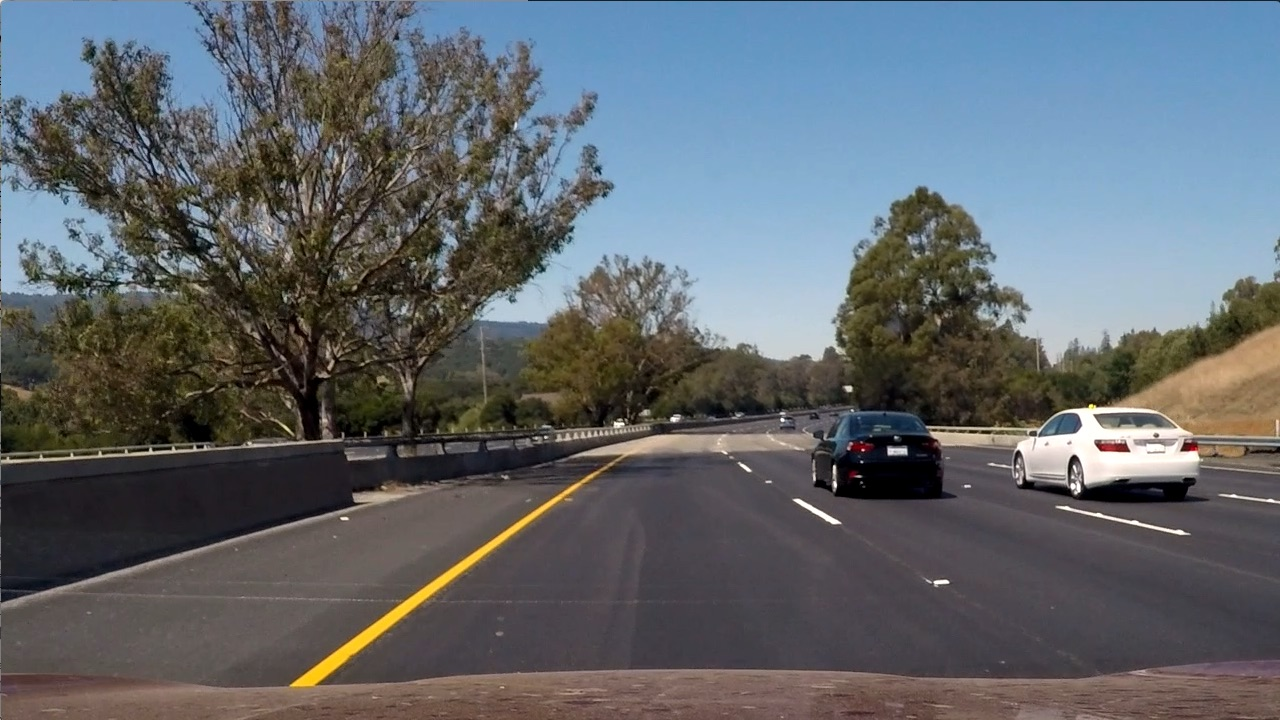
#> input picture test_images/test6.jpg, 1280 x 720 px, found by its file name
$ python color_and_gradient.py   (older library calls are emulated)
#> lines starting #> are read from the running program, lines starting #| are printed output that depends on the picture; after the words box and inside, x2 and y2 are one past the last pixel; in counts of white or black regions, pixels touching at a corner belong together

#%% Applying sobel

import numpy as np
import cv2
import matplotlib.pyplot as plt
import matplotlib.image as mpimg

def run_examples():

    # Read in an image and grayscale it
    image = mpimg.imread(r'.\test_images\test6.jpg')
#> image is the input picture: shape (720, 1280, 3); mean R, G, B 97, 102.6, 107.9

    # Directional gradient
    # Run the function
    grad_binary = abs_sobel_thresh(image, orient='x', thres=(20,100) )
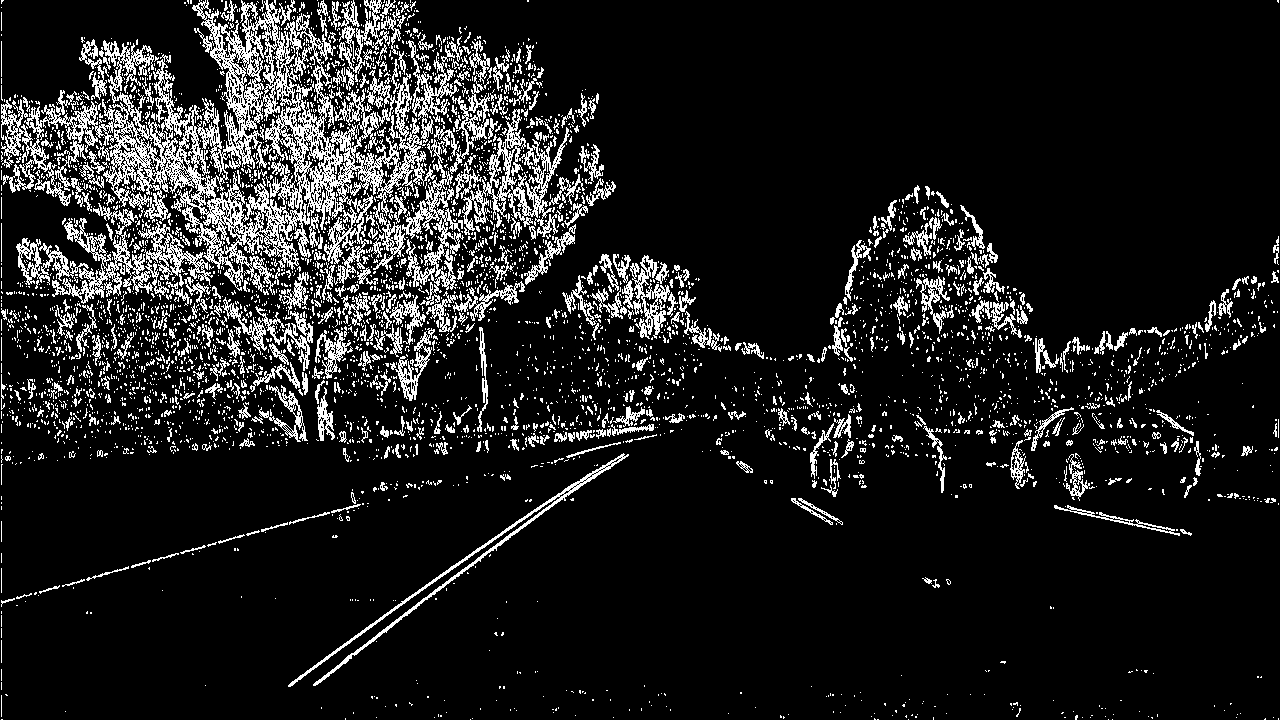
#> grad_binary: shape (720, 1280); values 0 (black) and 1 (white), 11.9% white in thin lines or dots

    # Plot the result
    f, (ax1, ax2) = plt.subplots(1,2, figsize=(11, 7))
    f.tight_layout()
    ax1.imshow(image)
    ax1.set_title('Original Image')
    ax2.imshow(grad_binary, cmap='gray')
    ax2.set_title('Thresholded Gradient')
    plt.subplots_adjust(left=0., right=1, top=0.9, bottom=0.)

    # Magnitude of the gradient
    # Run the function
    mag_binary = mag_thresh(image, sobel_kernel=3, mag_thresh=(30, 100))
#> mag_binary: shape (720, 1280); values 0 (black) and 1 (white), 13.5% white in thin lines or dots
    # Plot the result
    f, (ax1, ax2) = plt.subplots(1,2, figsize=(11, 7))
    f.tight_layout()
    ax1.imshow(image)
    ax1.set_title('Original Image')
    ax2.imshow(mag_binary, cmap='gray')
    ax2.set_title('Thresholded Magnitude')
    plt.subplots_adjust(left=0., right=1, top=0.9, bottom=0.)

    # Direction of the Gradient
    # Run the function
    dir_binary = dir_threshold(image, sobel_kernel=15, thresh=(0.7, 1.3))
#> dir_binary: shape (720, 1280) float64; values 0 (black) and 1 (white), 38.1% white in thin lines or dots
    # Plot the result
    f, (ax1, ax2) = plt.subplots(1,2, figsize=(11, 7))
    f.tight_layout()
    ax1.imshow(image)
    ax1.set_title('Original Image')
    ax2.imshow(dir_binary, cmap='gray')
    ax2.set_title('Thresholded Grad. Dir.')
    plt.subplots_adjust(left=0., right=1, top=0.9, bottom=0.)

    # Combine
    # Choose a Sobel kernel size
    ksize = 15
    # Apply each of the thresholding functions
    gradx = abs_sobel_thresh(image, orient='x', thres=(20, 100))
    grady = abs_sobel_thresh(image, orient='y', thres=(20, 100))
#> grady: shape (720, 1280); values 0 (black) and 1 (white), 14.6% white in thin lines or dots
    mag_binary = mag_thresh(image, sobel_kernel=ksize, mag_thresh=(30, 100))
#> mag_binary: shape (720, 1280); values 0 (black) and 1 (white), 17.6% white; 997 white regions (689 under 20 px), largest, box (x1, y1, x2, y2) and area: (0, 37, 1280, 378) 70040, (0, 322, 1280, 690) 36196, (0, 326, 413, 478) 7454
    dir_binary = dir_threshold(image, sobel_kernel=ksize, thresh=(0.7, 1.3))

    #final_val = gradx * grady * mag_binary * dir_binary
    final_val = np.zeros_like(dir_binary)
    final_val[((gradx == 1) & (grady == 1)) | ((mag_binary == 1) & (dir_binary == 1))] = 1

    # Plot the result
    f, (ax1, ax2) = plt.subplots(1,2, figsize=(11, 7))
    f.tight_layout()
    ax1.imshow(image)
    ax1.set_title('Original Image')
    ax2.imshow(final_val, cmap='gray')
    ax2.set_title('My own combination.')
    plt.subplots_adjust(left=0., right=1, top=0.9, bottom=0.)

    # Color
    # Read in an image, you can also try test1.jpg or test4.jpg
    hls_binary = hls_select(image, thresh=(90, 255), layer = 'S', plot_layers = False)
#> in hls_select, `S = hls[:,:,2]`:
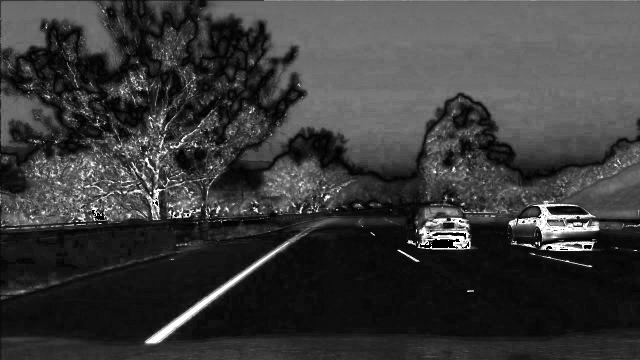
#> S: shape (720, 1280) (shown at 1/2 size); min 0, max 255, mean 57.5
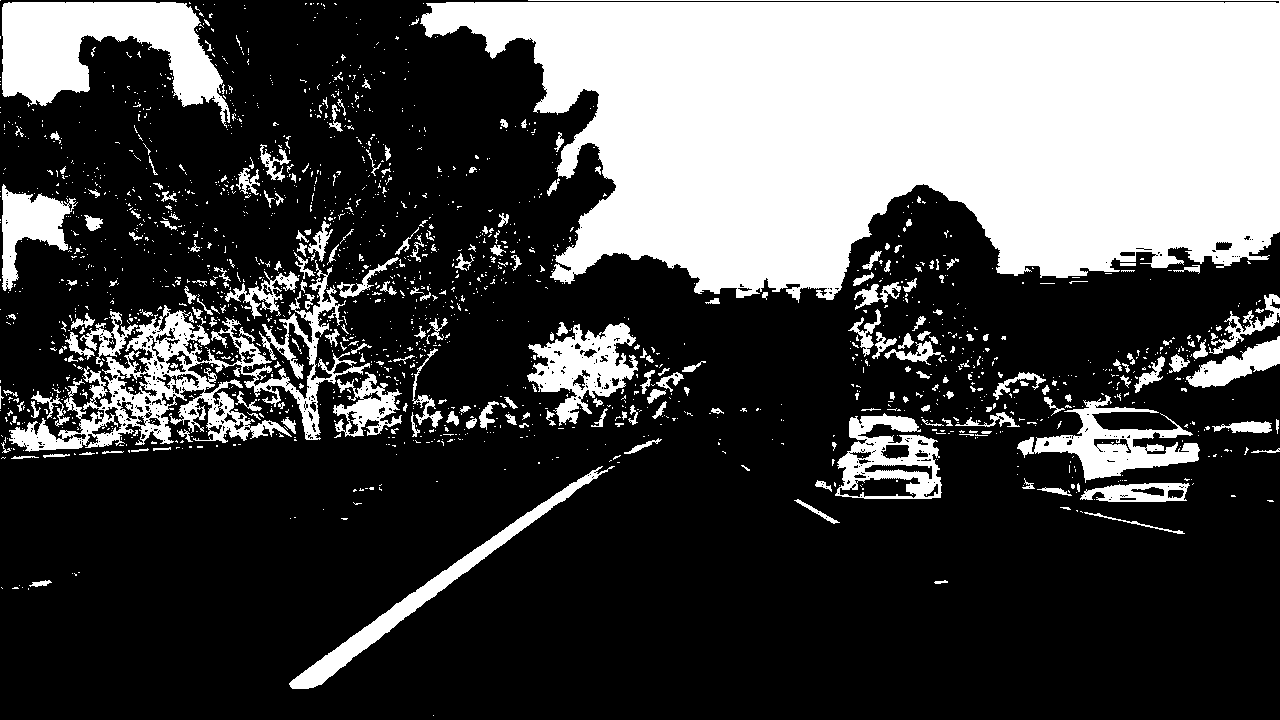
#> hls_binary: shape (720, 1280); values 0 (black) and 1 (white), 29.6% white; 1863 white regions (1622 under 20 px), largest, box (x1, y1, x2, y2) and area: (420, 0, 1280, 303) 187403, (9, 260, 370, 452) 15586, (2, 2, 230, 128) 14787

    # Plot the result
    f, (ax1, ax2) = plt.subplots(1,2, figsize=(11, 7))
    f.tight_layout()
    ax1.imshow(image)
    ax1.set_title('Original Image')
    ax2.imshow(hls_binary, cmap='gray')
    ax2.set_title('Thresholded S')
    plt.subplots_adjust(left=0., right=1, top=0.9, bottom=0.)

    # Color and gradient pipeline
    result = pipeline_filter_to_binary(image)

    # Plot the result
    fig = plt.figure(dpi=100, figsize=(20, 8))
    ax1 = fig.add_subplot(1,2,1)
    ax2 = fig.add_subplot(1,2,2)
    fig.tight_layout()

    ax1.imshow(image)
    ax1.set_title('Original Image')

    ax2.imshow(result, cmap='gray')
    ax2.set_title('Pipeline Result')

    fig.savefig(r'.\output_images\color_pipeline_example.png')


# Applies Sobel in x or y, then takes an absolute value and applies a threshold.
def abs_sobel_thresh(img, orient='x', thres = (9,255) ):
    thresh_min = thres[0]
    thresh_max = thres[1]

    gray = cv2.cvtColor(img, cv2.COLOR_RGB2GRAY)
    if orient == 'x':
        sobel = cv2.Sobel(gray, cv2.CV_64F, 1, 0)
    else:
        sobel = cv2.Sobel(gray, cv2.CV_64F, 0, 1)

    abs_sobel = np.absolute(sobel)

    scaled_sobel = np.uint8(255*abs_sobel/np.max(abs_sobel))

    sbinary = np.zeros_like(scaled_sobel)
    sbinary[(scaled_sobel >= thresh_min) & (scaled_sobel <= thresh_max)] = 1

    return sbinary


# Magnitude of the gradient
def mag_thresh(img, sobel_kernel=3, mag_thresh=(0, 255)):

    gray = cv2.cvtColor(img, cv2.COLOR_RGB2GRAY)

    sobelx = cv2.Sobel(gray, cv2.CV_64F, 1, 0,ksize=sobel_kernel)
    sobely = cv2.Sobel(gray, cv2.CV_64F, 0, 1,ksize=sobel_kernel)

    mag = np.sqrt(sobelx**2 + sobely**2)

    scaled_mag = np.uint8(255*mag/np.max(mag))

    sbinary = np.zeros_like(scaled_mag)
    sbinary[(scaled_mag >= mag_thresh[0]) & (scaled_mag <= mag_thresh[1])] = 1

    return sbinary


# Direction of the Gradient
def dir_threshold(img, sobel_kernel=3, thresh=(0, np.pi/2)):

    gray = cv2.cvtColor(img, cv2.COLOR_RGB2GRAY)

    sobelx = cv2.Sobel(gray, cv2.CV_64F, 1, 0,ksize=sobel_kernel)
    sobely = cv2.Sobel(gray, cv2.CV_64F, 0, 1,ksize=sobel_kernel)

    abs_sobelx = np.absolute(sobelx)
    abs_sobely = np.absolute(sobely)

    grad_arg = np.arctan2(abs_sobely, abs_sobelx)

    sbinary = np.zeros_like(grad_arg)
    sbinary[(grad_arg >= thresh[0]) & (grad_arg <= thresh[1])] = 1

    return sbinary

# Thresholds the channel selected of HLS
def hls_select(img, thresh=(0, 255), layer = 'S', plot_layers = False):

    hls = cv2.cvtColor(img, cv2.COLOR_RGB2HLS)

    H = hls[:,:,0]
    L = hls[:,:,1]
    S = hls[:,:,2]

    sbinary = np.zeros_like(S)
    if layer.upper() == 'L':
        sbinary[ (L > thresh[0]) & (L <= thresh[1]) ] = 1
    elif layer.upper() == 'H':
        sbinary[ (H > thresh[0]) & (H <= thresh[1]) ] = 1
    else:
        sbinary[ (S > thresh[0]) & (S <= thresh[1]) ] = 1

    if plot_layers:

        f, (ax1, ax2) = plt.subplots(2,2, figsize=(11, 8))
        f.tight_layout()
        ax1[0].imshow(img)
        ax1[0].set_title('Original Image')
        ax1[1].imshow(S, cmap='gray')
        ax1[1].set_title('S Layer, max:'+ str(np.max(S)) + ', min:' + str(np.min(S)) )
        ax2[0].imshow(H, cmap='gray')
        ax2[0].set_title('H Layer, max:'+ str(np.max(H)) + ', min:' + str(np.min(H)) )
        ax2[1].imshow(L, cmap='gray')
        ax2[1].set_title('L Layer, max:'+ str(np.max(L)) + ', min:' + str(np.min(L)) )
        pass

    return sbinary

# Color and gradient pipeline
def pipeline_filter_to_binary(img, s_thresh = (120, 255), l_thresh = (210, 255) , plot_layers = False ):
#> called with s_thresh = (120, 255), l_thresh = (210, 255), plot_layers = False
    img = np.copy(img)

    binary_S = hls_select(img, s_thresh, 'S', plot_layers )
#> binary_S: shape (720, 1280); values 0 (black) and 1 (white), 4% white; 1866 white regions (1649 under 20 px), largest, box (x1, y1, x2, y2) and area: (290, 474, 594, 688) 4700, (1034, 396, 1199, 483) 4694, (835, 435, 941, 499) 3234
    binary_L = hls_select(img, l_thresh, 'L', False)
#> binary_L: shape (720, 1280); values 0 (black) and 1 (white), 0.76% white; 76 white regions (64 under 20 px), largest, box (x1, y1, x2, y2) and area: (1016, 408, 1199, 484) 5919, (1058, 506, 1187, 535) 304, (794, 499, 840, 524) 221
    binary = np.logical_or( binary_S, binary_L )
#> binary: shape (720, 1280) bool; 4.2% white; 1902 white regions (1679 under 20 px), largest, box (x1, y1, x2, y2) and area: (1016, 396, 1199, 484) 6287, (290, 474, 594, 688) 4700, (835, 435, 941, 499) 3234

    return binary


if __name__ == '__main__':
    run_examples()
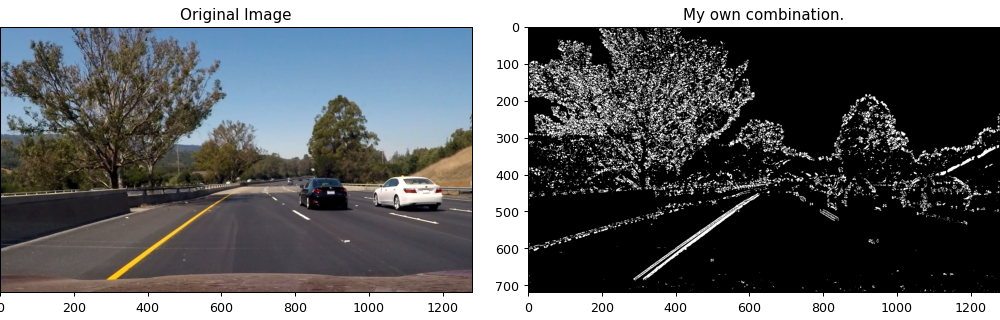
#> figure drawn by matplotlib, 2 panels

$ run again, with test_images/test1.jpg copied over test_images/test6.jpg
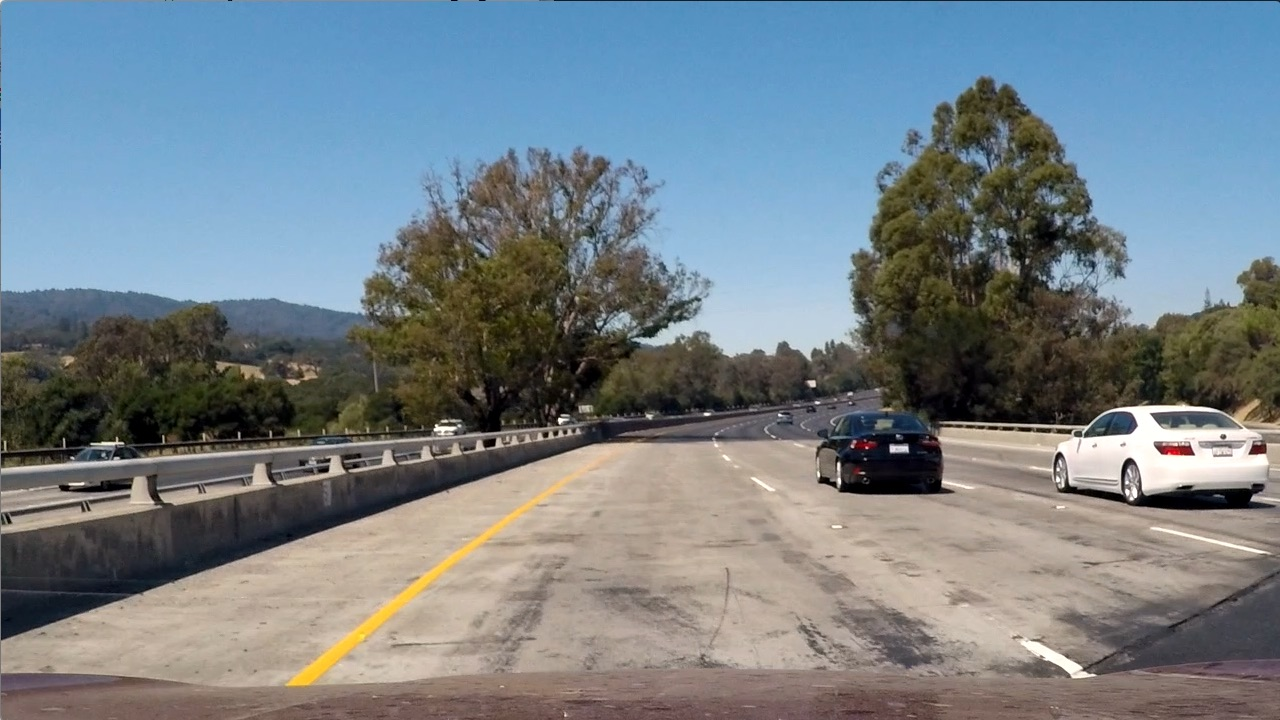
#> input picture test_images/test1.jpg, 1280 x 720 px, found by its file name
#> in run_examples, image is the input picture: shape (720, 1280, 3); mean R, G, B 117.5, 128.7, 135.5
#> in run_examples, `grad_binary = abs_sobel_thresh(image, orient='x', thres=(20,100) )`:
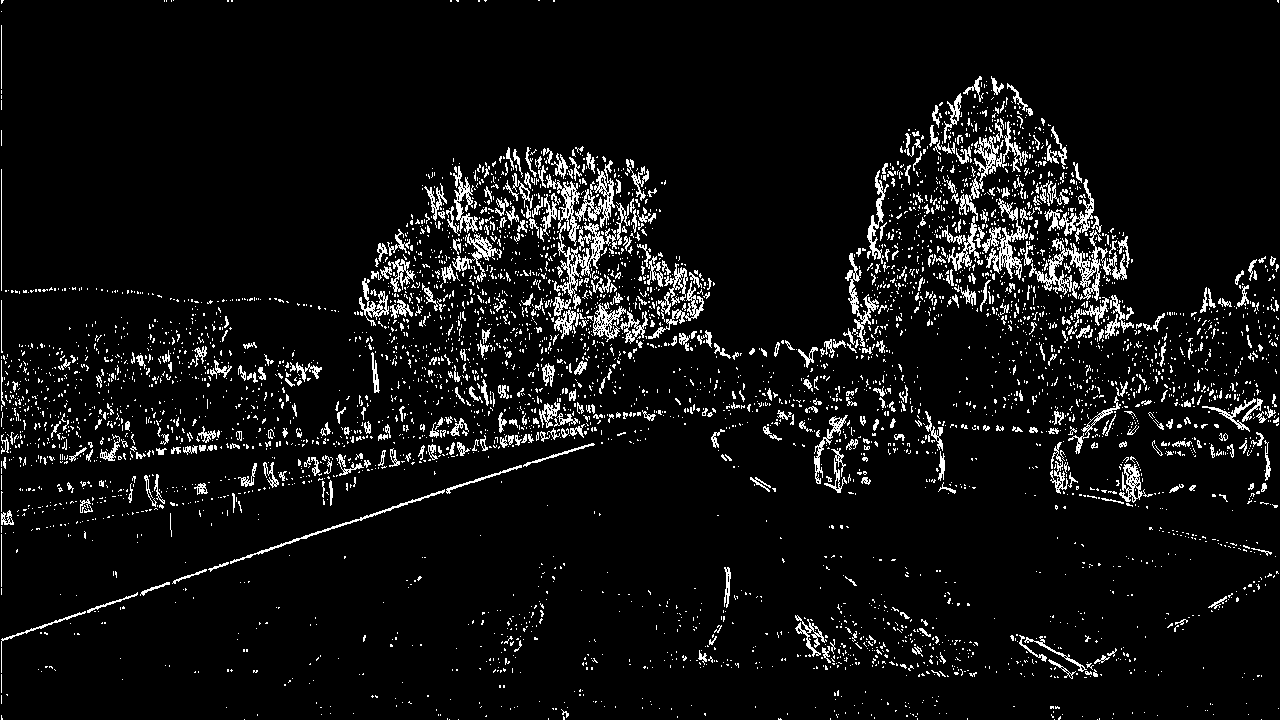
#> grad_binary: shape (720, 1280); values 0 (black) and 1 (white), 6.6% white in thin lines or dots
#> dir_binary: shape (720, 1280) float64; values 0 (black) and 1 (white), 39.5% white in thin lines or dots
#> grady: shape (720, 1280); values 0 (black) and 1 (white), 9.4% white in thin lines or dots
#> hls: shape (720, 1280, 3); mean of channels 0, 1, 2 60.2, 126.7, 74.4
#> hls_binary: shape (720, 1280); values 0 (black) and 1 (white), 38.8% white; 1339 white regions (1101 under 20 px), largest, box (x1, y1, x2, y2) and area: (0, 0, 1280, 324) 299026, (435, 239, 561, 375) 7257, (1056, 400, 1268, 490) 7165
#> binary_S: shape (720, 1280); values 0 (black) and 1 (white), 29.6% white; 1681 white regions (1444 under 20 px), largest, box (x1, y1, x2, y2) and area: (0, 3, 1280, 301) 234000, (1057, 405, 1268, 489) 6356, (286, 451, 614, 686) 4822
#> binary_L: shape (720, 1280); values 0 (black) and 1 (white), 1.2% white; 189 white regions (167 under 20 px), largest, box (x1, y1, x2, y2) and area: (1055, 405, 1269, 491) 8664, (1019, 637, 1096, 678) 735, (1151, 527, 1267, 553) 345
#> binary: shape (720, 1280) bool; 30% white; 1812 white regions (1562 under 20 px), largest, box (x1, y1, x2, y2) and area: (0, 3, 1280, 301) 234000, (1055, 405, 1269, 491) 8891, (286, 451, 614, 686) 4822
#> `run_examples()`:
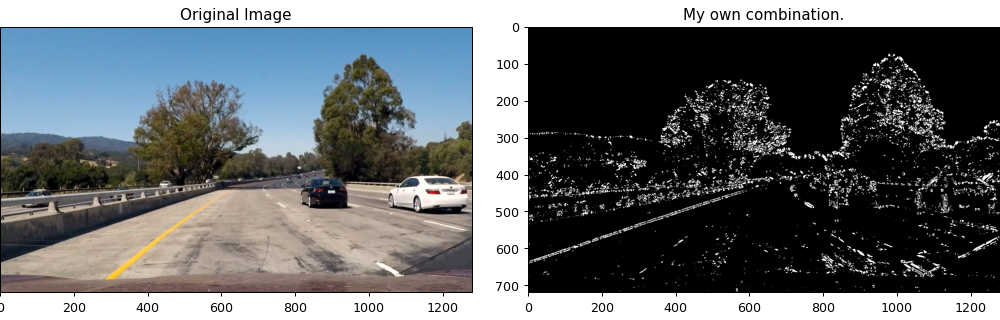
#> figure drawn by matplotlib, 2 panels
